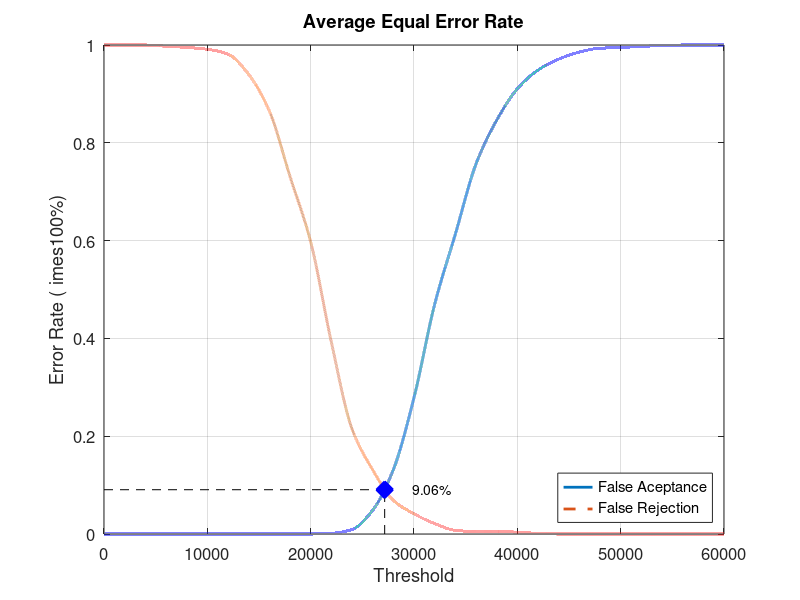
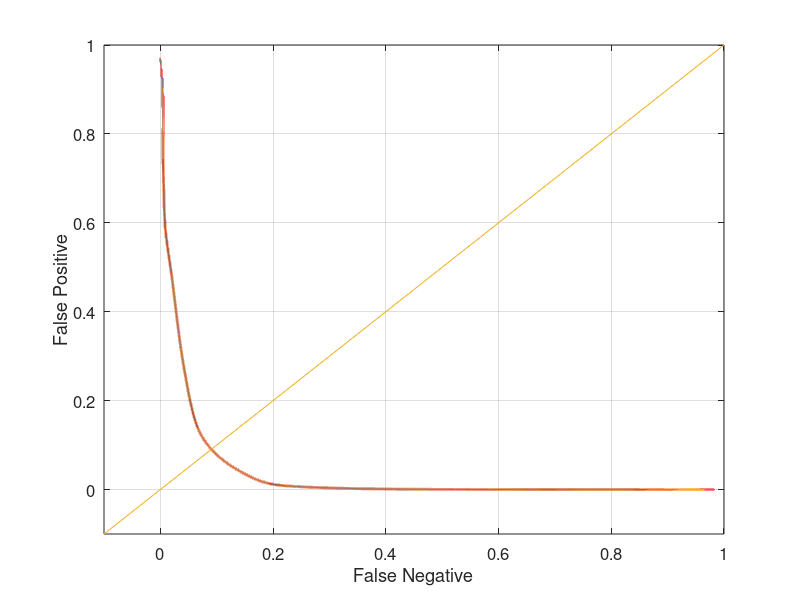

Here is the MATLAB script that generated these plots, in order:
close all;
clear;
clc;
x = 0:2000:60000;
xq = 0:0.5:60000;

y0 = [0 0 0 0 0 0 0 0 0 0 0 0.00131579 0.00921053 0.0486842 0.131579 0.278947 0.469737 0.613158 0.756579 0.846053 0.910526 0.948684 0.971053 0.985526 0.993421 0.994737 0.997368 0.998684 1 1 1]
yy0 = interp1(x, y0, xq, 'pchip');
y1 = [1 1 1 0.9975 0.995 0.99125 0.98125 0.94 0.865 0.73125 0.5975 0.3925 0.215 0.13125 0.06875 0.04125 0.02125 0.0075 0.005 0.005 0.00375 0.00125 0 0 0 0 0 0 0 0 0]
yy1 = interp1(x, y1, xq, 'pchip');

% Calculating EER: 
y2 = abs(y0 - y1);
find(y2 == min(y2))
yy2 = abs(yy0 - yy1);
xEER = find(yy2 == min(yy2));
xEERIndex = xq(xEER) % X-axis EER
yEER = yy0(xEER) % Y-axis EER

main = figure
plot(xq, yy0,'-','LineWidth', 2);	hold on
plot(xq, yy1,'--','LineWidth', 2);	hold on
plot([xEERIndex xEERIndex], [0 yEER], 'k--');	hold on
plot([0 xEERIndex], [yEER yEER], 'k--');	hold on
plot(xEERIndex, yEER, 'bx', 'LineWidth', 10);	hold on
text(xEERIndex + 10 * xEERIndex / 100, yEER, [num2str(round((10000 * yEER)) / 100) '%'])
legend('False Aceptance', 'False Rejection', 'Location', 'SouthEast')
xlabel('Threshold')
ylabel('Error Rate (	imes100%)')
title('Average Equal Error Rate')
set(gca, 'FontSize', 12)
axis([0 60000 0 1])
grid on

print(main, 'Experiment5AverageMain', '-dpng');
FNRxFPR = figure('Color', [1 1 1]);
plot(yy1, yy0, '-', yy1, yy0, 'LineWidth', 2);
hold on
y = -0.1:0.1:1
plot(y, y); 
set(gca, 'FontSize', 12)
xlabel('False Negative')
ylabel('False Positive')
axis([-0.1 1 -0.1 1])
set(gca, 'FontSize', 12)
grid on

print(FNRxFPR, 'Experiment5AverageFNRxFPR','-dpng');
